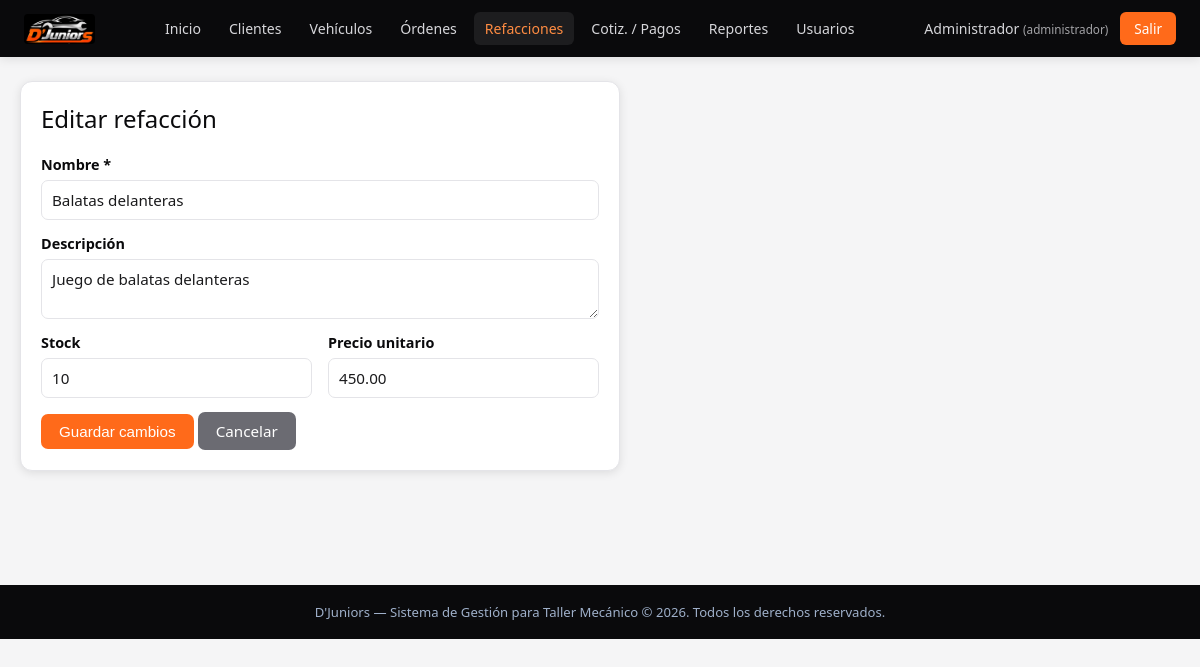
Page /refacciones/editar.php?id=2 (signed in) on the committed database.
### tables this page shows
CREATE TABLE IF NOT EXISTS `refacciones` (
  `id` int(11) NOT NULL AUTO_INCREMENT,
  `nombre` varchar(150) NOT NULL,
  `descripcion` varchar(255) DEFAULT NULL,
  `stock` int(11) NOT NULL DEFAULT '0',
  `precio_unitario` decimal(10,2) NOT NULL DEFAULT '0.00',
  `fecha_registro` timestamp NOT NULL DEFAULT CURRENT_TIMESTAMP,
  PRIMARY KEY (`id`)
);

### refacciones/editar.php (the view, shortened to what this page needs)
<?php
$pdo = conectarDB();
$id = (int) ($_GET['id'] ?? 0);
$stmt = $pdo->prepare('SELECT * FROM refacciones WHERE id = ?');
$stmt->execute([$id]);
$refaccion = $stmt->fetch();
require_once __DIR__ . '/../includes/header.php';
?>
<div class="panel" style="max-width:600px;">
    <h2 class="mt-0">Editar refacción</h2>
    <form method="POST">
        <div class="form-grupo"><label>Nombre *</label><input type="text" name="nombre" required value="<?php echo htmlspecialchars($refaccion['nombre']); ?>"></div>
        <div class="form-grupo"><label>Descripción</label><textarea name="descripcion" rows="2"><?php echo htmlspecialchars($refaccion['descripcion']); ?></textarea></div>
        <div class="form-fila">
            <div class="form-grupo"><label>Stock</label><input type="number" name="stock" min="0" value="<?php echo (int) $refaccion['stock']; ?>"></div>
            <div class="form-grupo"><label>Precio unitario</label><input type="number" step="0.01" name="precio_unitario" min="0" value="<?php echo htmlspecialchars($refaccion['precio_unitario']); ?>"></div>
        </div>
        <button type="submit" class="btn">Guardar cambios</button>
        <a href="index.php" class="btn btn-secundario">Cancelar</a>
    </form>
</div>
<?php require_once __DIR__ . '/../includes/footer.php'; ?>

### css/style.css (style rules this page uses)
:root { --navy: #0a0a0c; --navy-2: #151517; --navy-3: #1f1f22; --blue: #ff6a1a; --blue-light: #ff8c42; --blue-pale: #fff1e6; --plata: #c9ccd2; --plata-oscura: #9a9ea6; --surface: #f5f5f6; --card-border: #e4e4e8; --texto: #1a1a1c; --gris: #6b6b72; --blanco: #ffffff; --verde: #1f9d6b; --rojo: #e05454; --amarillo: #e0a233; --sombra: 0 2px 10px rgba(10,10,12,0.10); --tabbar-h: 62px; }
* { box-sizing: border-box; }
body { margin: 0; font-family: 'Segoe UI', Arial, sans-serif; background: var(--surface); color: var(--texto); }
a { text-decoration: none; color: inherit; }
.panel { background: var(--blanco); border-radius: 12px; border: 1px solid var(--card-border); box-shadow: var(--sombra); padding: 20px; margin-bottom: 20px; }
.panel h2, .panel h3 { margin-top: 0; color: var(--navy); font-weight: 500; }
.form-grupo { margin-bottom: 14px; display: flex; flex-direction: column; gap: 6px; }
.form-grupo label { font-weight: 600; font-size: 0.9rem; color: var(--navy); }
input, select, textarea { padding: 9px 10px; border: 1px solid var(--card-border); border-radius: 7px; font-size: 0.95rem; width: 100%; font-family: inherit; background: var(--blanco); color: var(--texto); }
.form-fila { display: flex; gap: 16px; flex-wrap: wrap; }
.form-fila .form-grupo { flex: 1; min-width: 200px; }
.btn { display: inline-block; padding: 9px 18px; border: none; border-radius: 7px; background: var(--blue); color: #fff; cursor: pointer; font-size: 0.95rem; font-weight: 500; transition: background .2s; }
.btn-secundario { background: var(--gris); }
.mt-0 { margin-top: 0; }

### rows in the picture
refacciones: nombre "Balatas delanteras", descripcion "Juego de balatas delanteras", stock "10", precio_unitario "450.00"

### other values in the picture
$usuario['nombre'] "Administrador"
$cliente ? 'cliente' : $usuario['rol'] "administrador"
